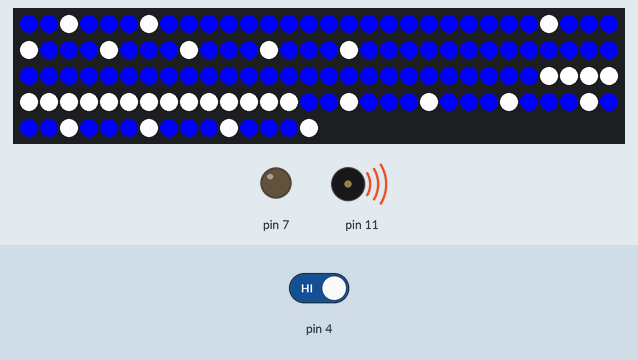
Bench run of a sketch on a simulated Arduino Uno, built with avr-gcc and run on an emulated ATmega328P. Shown: 135 RGB LEDs in strip order, left to right, continuing on the next row, output pins drawn as LEDs (lit = HIGH), buzzer (waves = sounding). Inputs (shaded band) come from the test bench; at power-on: pin 4 HIGH. Dim RGB values are drawn brighter than linear.

Above: at 0.79 s.
1.3 s: pin 4 driven LOW
At 1.9 s:
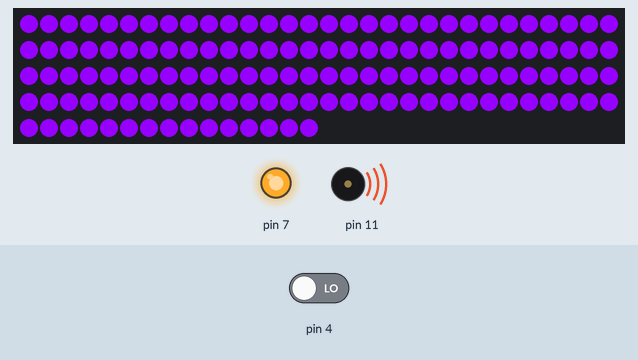
At 3.2 s:
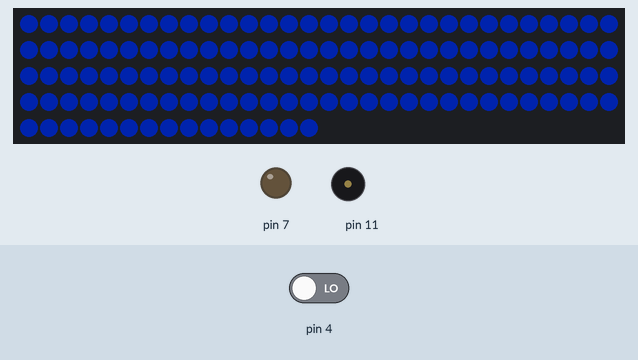
3.5 s: pin 4 driven HIGH
At 5.83 s:
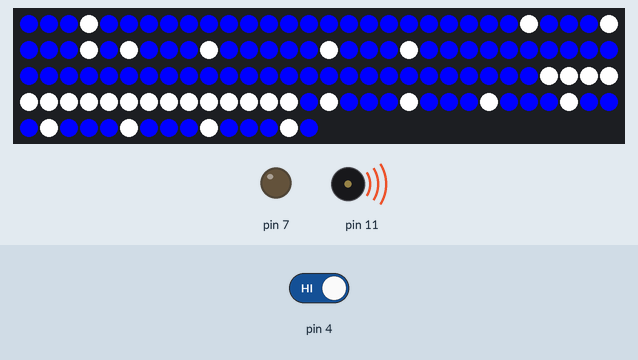
Timing chart, 0 to 15.5 s (numbered marks = the images above; inputs shaded):
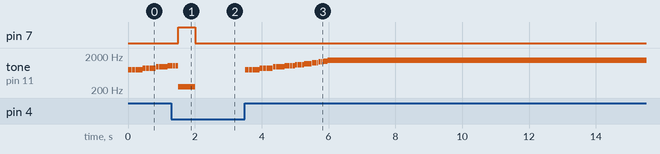

Measured:
- after the input at 1.3 s, pin 7: LOW → HIGH after 0.21 s, → LOW 0.50 s later; the LEDs: first differ from a run without the input after 0.21 s (image 1)
- after the input at 3.5 s, tone on pin 11: plays 800 Hz for 0.10 s, 800 Hz for 0.10 s, 800 Hz for 0.10 s, 800 Hz for 0.10 s, 877 Hz for 0.09 s, 877 Hz for 0.09 s … (559 notes in this stretch), starting at once; the LEDs: first change at once (image 3 shows a later state)
- by itself, tone on pin 11: plays 1033 Hz for 0.07 s, 1033 Hz for 0.08 s, 250 Hz for 0.50 s
- what the display in image 1 shows lasts 0.5 s, from 1.5 s to 2.0 s

The sketch:

samus_gun_code.ino
```cpp
#include <Adafruit_NeoPixel.h>
#ifdef __AVR__
#include <avr/power.h>
#endif
#include <Tone.h>
#define PIN 9
Tone freq1;

int d = 20;
// Parameter 1 = number of pixels in strip
// Parameter 2 = Arduino pin number (most are valid)
// Parameter 3 = pixel type flags, add together as needed:
//   NEO_KHZ800  800 KHz bitstream (most NeoPixel products w/WS2812 LEDs)
//   NEO_KHZ400  400 KHz (classic 'v1' (not v2) FLORA pixels, WS2811 drivers)
//   NEO_GRB     Pixels are wired for GRB bitstream (most NeoPixel products)
//   NEO_RGB     Pixels are wired for RGB bitstream (v1 FLORA pixels, not v2)
Adafruit_NeoPixel strip = Adafruit_NeoPixel(135, PIN, NEO_GRB + NEO_KHZ800);

// IMPORTANT: To reduce NeoPixel burnout risk, add 1000 uF capacitor across
// pixel power leads, add 300 - 500 Ohm resistor on first pixel's data input
// and minimize distance between Arduino and first pixel.  Avoid connecting
// on a live circuit...if you must, connect GND first.
bool blue = false;
int counter = 0;
void setup() {
  // This is for Trinket 5V 16MHz, you can remove these three lines if you are not using a Trinket
#if defined (__AVR_ATtiny85__)
  if (F_CPU == 16000000) clock_prescale_set(clock_div_1);
#endif
  // End of trinket special code
  Serial.begin(9600);
  freq1.begin(11);
  pinMode(7, OUTPUT);
  pinMode(4, INPUT);
  strip.begin();
  strip.show(); // Initialize all pixels to 'off'
}

void loop() {
  while (!digitalRead(4)) {
    rest();
  }
  d = 100;
  while (digitalRead(4)) {
    charging();
  }
  fire();
}
void fire(){
   for (uint16_t i = 0; i < 135; i += 1) {
    strip.setPixelColor(i, strip.Color(150, 0, 255));
  }
  strip.show();
  digitalWrite(7,HIGH);
freq1.play(250, map(d, 100,10,100,1000));

  delay(map(d, 100,10,100,1000));
  digitalWrite(7,LOW);

}
void ring1(bool state) {
  if (state) {
    for (uint16_t i = 7; i < 25; i += 1) {
      strip.setPixelColor(i, strip.Color(255, 255, 255));
    }
  }
  else {
    for (uint16_t i = 7; i < 25; i += 1) {
      strip.setPixelColor(i, strip.Color(0, 0, 255));
    }
  }
}
void ring2(bool state) {
  if (state) {
    for (uint16_t i = 50; i < 68; i += 1) {
      strip.setPixelColor(i, strip.Color(255, 255, 255));
    }
  }
  else {
    for (uint16_t i = 50; i < 68; i += 1) {
      strip.setPixelColor(i, strip.Color(0, 0, 255));
    }
  }
}

void ring3(bool state) {
  if (state) {
    for (uint16_t i = 68; i < 86; i += 1) {
      strip.setPixelColor(i, strip.Color(255, 255, 255));
    }
  }
  else {
    for (uint16_t i = 68; i < 86; i += 1) {
      strip.setPixelColor(i, strip.Color(0, 0, 255));
    }
  }
}
void ring4(bool state) {
  if (state) {
    for (uint16_t i = 86; i < 104; i += 1) {
      strip.setPixelColor(i, strip.Color(255, 255, 255));
    }
  }
  else {
    for (uint16_t i = 86; i < 104; i += 1) {
      strip.setPixelColor(i, strip.Color(0, 0, 255));
    }
  }
}
void all_blue() {
  for (uint16_t i = 0; i < 7; i += 1) {
    strip.setPixelColor(i, strip.Color(0, 0, 255));
  }
  for (uint16_t i = 25; i < 50; i += 1) {
    strip.setPixelColor(i, strip.Color(0, 0, 255));
  }
  for (uint16_t i = 104; i < 135; i++) {
    strip.setPixelColor(i, strip.Color(0, 0, 255));
  }
}

void charging() {
  ring1(true);
  ring2(false);
  ring3(false);
  ring4(false);
  bottom();
  strip.show();
  freq1.play(map(d,100,10,800,1500), d);
  delay(d);
  ring1(false);
  ring2(true);
  ring3(false);
  ring4(false);
  bottom();
  strip.show();
   freq1.play(map(d,100,10,800,1500), d);
     delay(d);
  ring1(false);
  ring2(false);
  ring3(true);
  ring4(false);
  bottom();
  strip.show();
  freq1.play(map(d,100,10,800,1500), d);
    delay(d);

  ring1(false);
  ring2(false);
  ring3(false);
  ring4(true);
  bottom();
  strip.show();
  freq1.play(map(d,100,10,800,1500), d);
    delay(d);

  d -= 10;
  if (d < 10) d = 10;
}

void bottom() {
  all_blue();
  first();
  second();
  third();
  fourth();
  ring();
  counter++;
  if (counter == 5) counter = 0;
}

void first() {
  for (uint16_t i = 0; i < 7; i ++) {
    if (((counter - i) % 4) == 0) strip.setPixelColor(i, strip.Color(255, 255, 255));
  }
}
void second() {
  for (uint16_t i = 34; i > 24; i--) {
    if (((counter + i) % 4) == 0) strip.setPixelColor(i, strip.Color(255, 255, 255));
  }
}
void third() {
  for (uint16_t i = 34; i < 43; i ++) {
    if (((counter - i) % 4) == 0) strip.setPixelColor(i, strip.Color(255, 255, 255));
  }
}
void fourth() {
  for (uint16_t i = 49; i > 42; i--) {
    if (((counter + i) % 4) == 0) strip.setPixelColor(i, strip.Color(255, 255, 255));
  }
}
void ring() {
  for (uint16_t i = 104; i < 135; i++) {
    if (((counter + i) % 4) == 0) strip.setPixelColor(i, strip.Color(255, 255, 255));
  }
}
void rest() {
  for (uint16_t i = 0; i < 104; i += 1) {
    strip.setPixelColor(i, strip.Color(0, 10, 50));
  }
  for (uint16_t i = 104; i < 135; i += 1) {
    strip.setPixelColor(i, strip.Color(0, 10, 50));

  }
  strip.show();
}
```
